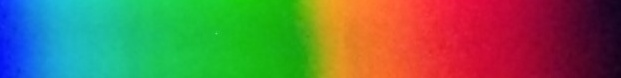
#> input picture through leaf/00.jpg, 621 x 78 px
$ python Code_week_05.py
#> lines starting #> are read from the running program, lines starting #| are printed output that depends on the picture
#   GPL Project - Group 05
#   Week 04 - Slurry Analysis 01
#   The Graph of Intensity vs Wavelength
#   and The Graph of Absorbence vs Wavelength

#   IMPORTANT : You have to edit in 06 different locations in the code
#   The locations are commented in the code.
#   Please edit them according to your spectres

import matplotlib.pyplot as plt
import numpy as np
from PIL import Image
import math

def spec(img_name):
#> called with img_name = '00.jpg'
    im = Image.open(img_name)
#> im is the input picture: PIL image 621x78 RGB; mean R, G, B 104, 112.8, 78.3
    pix = im.load()
    width, height = im.size
#> width = 621; height = 78

    x_all = []
    y_all = []
    wl_start = 320
    wl_end = 720
    wl_range = wl_end - wl_start
    wl_p_pix = wl_range / width
#> wl_p_pix = 0.644

    for i in range(0, width):
        s = 0.0
        c = 0
        for j in range(0, height):
            RGB = pix[i, j]
            s += 0.21 * int(RGB[0]) + 0.72 * int(RGB[1]) + 0.07 * int(RGB[2])  # luminosity method
            c += 1.0

        x_all.append(i * wl_p_pix + wl_start)
        y_all.append(s / c)
#> after the loop, x_all = 621 values from 320 to 719.4; y_all = 621 values, max 159.4 at index 331, min 10.48 at index 620, mean 108.5

    y_all = np.array(y_all)

    index_max = np.where(y_all == max(y_all))
#> index_max = ([331],)
    index_max = np.array(index_max, dtype='i')
#> index_max = [331]
    peak_start = (index_max[0][0] - 1) * wl_p_pix + wl_start
#> peak_start = 532.6
    last_index = len(index_max)
#> last_index = 1
    peak_end = (index_max[last_index - 1][0]) * wl_p_pix + wl_start
#> peak_end = 533.2
    max_x = (peak_end + peak_start) / 2
#> max_x = 532.9
    max_in_wl_err = (peak_end - peak_start) / 2
#> max_in_wl_err = 0.322

    return [x_all, y_all, max_x]


# (01) You may have to edit here if you have a less amount of spectrum
x0, y0, max_x0 = spec('00.jpg')     # Light Source
#> x0 = 621 values from 320 to 719.4; y0 has the same summary as y_all in spec; max_x0 = 532.9
x1, y1, max_x1 = spec('01.jpg')
#> call 2 of spec, with img_name = '01.jpg'
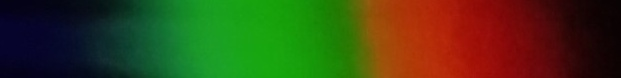
#> input picture through leaf/01.jpg, 621 x 78 px
#> in spec, im is the input picture: PIL image 621x78 RGB; mean R, G, B 60.3, 66.9, 20.2
#> after the loop in spec (call 2), `for i in range(0, width):`: y_all = 621 values, max 124.9 at index 240, min 4.49 at index 619, mean 62.23
#> in spec (call 2), `index_max = np.where(y_all == max(y_all))`: index_max = ([240],)
#> in spec (call 2), `index_max = np.array(index_max, dtype='i')`: index_max = [240]
#> in spec (call 2), `peak_start = (index_max[0][0] - 1) * wl_p_pix + wl_start`: peak_start = 473.9
#> in spec (call 2), `peak_end = (index_max[last_index - 1][0]) * wl_p_pix + wl_start`: peak_end = 474.6
#> in spec (call 2), `max_x = (peak_end + peak_start) / 2`: max_x = 474.3
#> x1 = 621 values from 320 to 719.4; y1 has the same summary as y_all in spec; max_x1 = 474.3

# Graph 01
# (02) You may have to edit here if you have different concentration values and less amount of spectres
plt.plot(x0, y0, label='Light Source')        # Light Source
plt.plot(x1, y1, label='Through leaf')
plt.legend(loc='upper left')
plt.xlabel('Wavelength (nm)')
plt.ylabel('Intensity')
plt.title('The Graph of Intensity vs Wavelength')
plt.show()
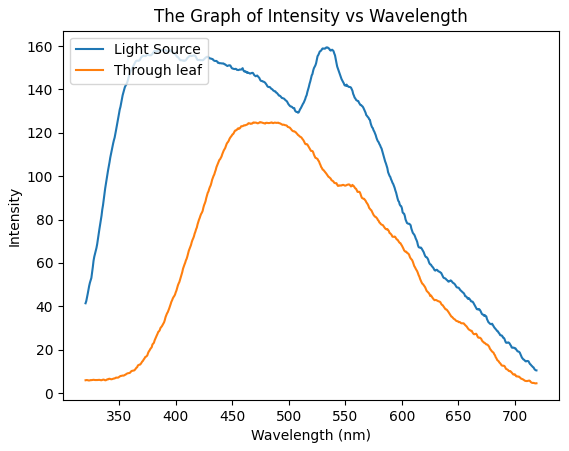
#> figure drawn by matplotlib, 1 panel; curve peaks at x = 533.2, y = 159.4; curve peaks at x = 474.6, y = 124.9

# (03) You may have to edit here if you have less amount of spectres
t1 = y1 / y0
#> t1 = 621 values, max 0.926 at index 289, min 0.0567 at index 45, mean 0.573

# (04) You may have to edit here if you have a less amount of spectres
a1 = -(np.log10(t1))
#> a1 = 621 values, max 1.25 at index 45, min 0.0332 at index 289, mean 0.339

# Graph 02
# (05) You may have to edit here if you have different concentration values and less amount of spectres

plt.plot(x0, a1, label='Through leaf')

# (06) You must edit the 2 values according to the peaks that you wish to chose in your second graph
wl1 = 450 # Enter here the first peak wavelength
wl2 = 713  # Enter here the Second peak wavelength

plt.axvline(x=wl1, linestyle='--', label='%.1f nm' % wl1)
plt.axvline(x=wl2, linestyle='--', label='%.1f nm' % wl2)

plt.xlabel('Wavelength (nm)')
plt.ylabel('Absorbance')
plt.title('The Graph of Absorbance vs Wavelength')
plt.legend(prop={'size':10})
plt.show()
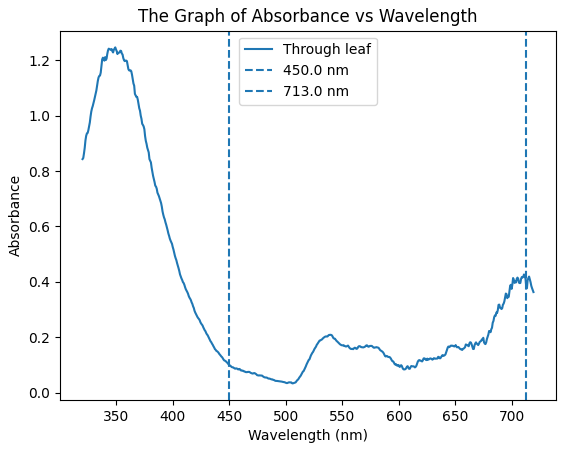
#> figure drawn by matplotlib, 1 panel; curve peaks at x = 349, y = 1.25
